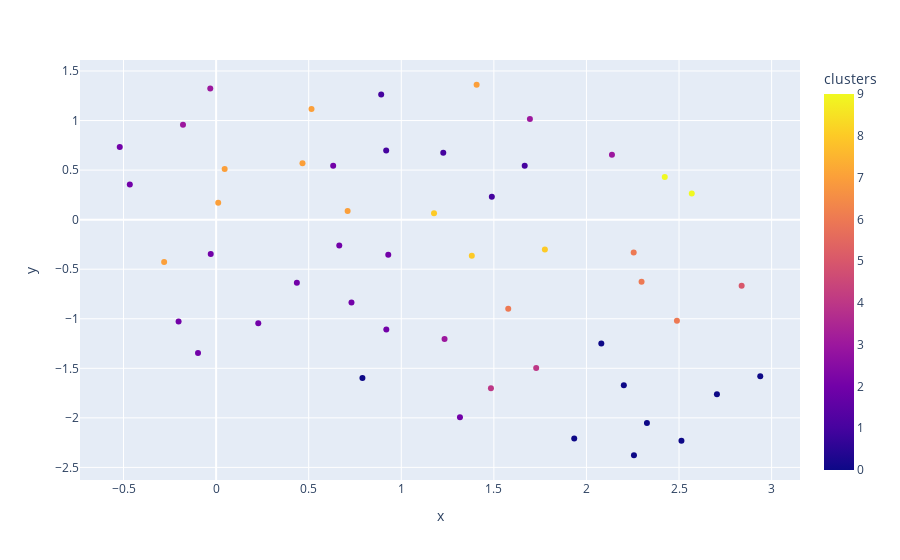

Notebook cell for this chart:
### Markdown cell above
Step 3: Visualize the clustering

### Code cell
#components
fig = plt.figure(figsize=(14, 8))
x = list(umap_embeddings[:,0])
y = list(umap_embeddings[:,1])
# x and y given as array_like objects

#graph data
import plotly.express as px
fig = px.scatter(df, x=x, y=y, hover_name=df['Text'], color=df['clusters'])
fig.update_traces(textfont_size=22)
fig.show()
# python-daemon==2.2.3

### Figure 1 — Plotly figure (JSON) as saved in the notebook; plotly's stock layout.template omitted (floating-point values rounded to 4 significant figures)
{"data": [{"hovertemplate": "<b>%{hovertext}</b><br><br>x=%{x}<br>y=%{y}<br>clusters=%{marker.color}<extra></extra>", "hovertext": ["Great succinct thread on where we find ourselves in the third year of the pandemic.\n1. Covid will never be endemic. 2. Learning to live with it doesn't mean we leave at risk people behind 3. Address the air problem indoors 4.Vaccines alone don't work. \nhttps://t.co/1cT6RpuNrA", "@LizardSF @dandrezner @TheRickWilson Dereliction of duties. No Covid vaccine roll out plan, no Transition Plans, no meeting with the Biden team.  Nothing. Complete and utter dereliction of duty.", "What Would a Novavax Covid-19 Vaccine Mean in the US? | News World Express https://t.co/qFsvnKzu21", "@middlingobiwan I used to believe that as well. I spent my entire adult life vaccinating people. I wouldn't give my dog the covid vaccine. It should have been recalled after a few deaths. It would have been off the market if we were living during a normal time.", "But how would pregnant people access this? 🤔\n\nPregnant people can receive a DTAP vaccine during every pregnancy, at the preferred interval based on fetus age, regardless of their last date of vaccine.\nWhen will we allow pregnant women to make this choice with the covid vaccine? https://t.co/Pap952BbqQ", "Cue the anti-vaxxers blaming the covid vaccine for a joint issue I’ve had for many many years.", "@NSFWPoliticsNow @noovohreesh @blackbear93 @StrikeDebt @bergeronprocess COVID still here right? What about the testing they stopped doing? What about the vaccine not being free anymore? What about everything that isn't just UE? Also UE being under 4% means nothing when people need 2-3 jobs and still aren't making it. And UE measures are shit anyway.", "@Sarah77414568 I'm not COVID vaccinated; but I'm definitely gonna get a smallpox vaccine (87% effective) when &amp; if they become available in NZ , to protect against the dreaded MonkeyPox when it gets here.", "@sir19631 @SimonJamesOShea @AnnieIrish68 @BluewoodHomes The vaccines? Yes they most certainly can be and they are shown to only have a 1% efficacy rate after several weeks. Not worth the risk. You're better off getting a mild case of Covid and getting over it to have 10% more immunity", "Another interesting slide, this one from @VoiceOfFranky, a poll: if they believe Russia has committed war crimes in Ukraine. Responses depended on how many Covid vaccines the respondents have received.\n\n- 88% of those with 3 vaccines say yes.\n- 32% of vaccines refusers say yes. https://t.co/74Y77eKoIV", "@LauraMiers Just so you are aware Laura, the tweet of yours above this one has incorrectly been flagged as misleading\n\nYou are not anti vaccine, &amp; you were simply pointing out that the risk of long COVID is not eliminated by vaccination, it is only reduced \n\nhttps://t.co/hJxsQjx2BP", "The FDA is an Epic Fail! FDA Panel Recommends Novavax COVID Vaccine Despite Heart Inflammation Concerns https://t.co/EI1BL61Ul1", "Researchers in France –Turkey begun to establish an alarming link between an incurable, degenerative brain disease called Creutzfeldt-Jakob disease (CJD) and the experimental Covid-19 vaccine. CJD is a “rare” disease that is caused by abnormal infectious proteins in the brain\nGP", "@NYCHealthCommr Nobody wants this garbage anymore. They keep making them to flush them down the toilet. Millions of COVID vaccines doses have been wasted in the United States according to data from the Centers for Disease Control  \n\nhttps://t.co/RZ1YrxLcHK", "And they have the nerve. Biden to go on twitter. At the time he took office know the economy did not stall and covid was not out of control they made the vaccine so you could use it and you lied about that your economic plan is terrible robust recovery are you kidding everybody's", "This Major City Just Announced \"High Alert\" Level of COVID\n\n#news #coronavirustips #covidvaccine #coronavirus\nhttps://t.co/I6ysyJ9gbT", "So When Will Pandemic \"End\"? Here's What Experts Say\n\n#coronavirus #news #coronavirustips #health #covidvaccine\nhttps://t.co/6gOgAFKqOu", "What Would a Novavax Covid-19 Vaccine Mean in the US? https://t.co/wrg3Q0JMv3", "@defund_fedgov22's account is temporarily unavailable because it violates the Twitter Media Policy. Learn more.", "Comirnaty and Pfizer-BioNTech COVID-19 Vaccine https://t.co/CfZ4x6ZEPl", "Moderna says updated COVID booster is superior to original vaccine shots, could begin shipping by August https://t.co/KLVOZLpjoU", "@BryanSh12894651 @jordanbpeterson @JustinTrudeau Imagine being so silly to not read to the bill and mae things up as you go. It's restricted to covid measures only. \nOh and hey... if all of those children's vaccines were so important, why does only 2 provinces have them mandated, not ALL provinces.", "@bebe1969 @GirlVet1975 My 25 year old is really sick with Covid right now. I’m not super sympathetic, she refused to wear a mask in 2020 and brought it home infecting all of us. Then mocked vaccines while we all got ours. I guess she is finding out how much it sucks to suck.", "At the same time the White House is diverting dwindling funds for covid testing, PPE and research to cover shortfalls for vaccines and treatments, Biden is still out encouraging states and localities to direct their covid-related funding to hiring more police https://t.co/VxUJYD0cLZ", "Do you think Trump can wait in line like everyone else &amp; not be the first to get the #Monkeypox vaccine like he did with the COVID vaccine? https://t.co/okJZFJliwH", "@aaronhoyland 50% of that 90% were coerced into getting the vaccine.  They've now had covid and have buyers remorse and don't like that they were mislead.   The Pfizer data isn't painting a very rosey picture and people who are paying attention are not happy.", "Are you telling me that we are going to go to covid again and that the canadian government is aiming to call \"vaccinated\" only the people with 3 vaccines?\n\n#CdnMediaFailed #onpoli #EGO #CovidIsNotOver #TrudeauForTreason", "@EdGordonJr He is planning to come back and if he loses we will see the same movie again. This is going to be more of a nightmare than the Covid. And there are no vaccines.", "@CHEO @deshaynef @JAMAInternalMed How would pregnant women access this?\n\nPregnant people can receive a DTAP vaccine during every pregnancy, at the preferred interval based on fetus age, regardless of their last date of vaccine.\nWhen will we allow pregnant women to make this choice with the covid vaccine?", "@TLH1965 @Whatelse73 @BrianJo36240174 @TimRunsHisMouth Also if we are going to blame Trump for COVID Biden doesn't get to claim the vaccine because that was all under Trump. And yes Trump is a Dbag and doesn't deserve to be president. Oh yeah remember when Biden said if you get the vaccine you will not die. RIP to my father in law.", "@BadMedicalTakes there is not butter in covid vaccines", "@Silencer086 @TomasRicardos @LockedOnOrioles The flu actually has a vaccine, similar to COVID.", "@sandflea711 @W4llaGaming @juliagoolia1982 @str8shooter123 @Natheio2007 @BluewoodHomes dude the vaccine lowers your chance of dying, sever disease, long covid, etc... WAY more than 12%. i'm not entirely sure what you're reading, i don't care about cnn, but you're obviously not understanding whatever it is", "COVID-19 Vaccines | \"1 in 5 Are Willing to Put Families At Risk Rather Than Get Vaccinated.\" - Obama https://t.co/smxVwHF84t", "Virus experts recommend Novavax Covid-19 vaccine https://t.co/ARt9DFtHZg", "@realMeetKevin These vaccines &amp; boosters kept &amp; still keeps your customers buying your educational products alive @realMeetKevin .  That flu pandemic thing from 100 years ago still recommends yearly flu shots. Like, reptile hunting sounds easy till it’s a small chameleon w/ camo (Covid/flu)… https://t.co/9gywRpgw3W", "What Would a Novavax Covid-19 Vaccine Mean in the US? https://t.co/Qin6EWzsDR", "Trials of new Covid vaccine raise hopes of once-a-year booster. https://t.co/OLGkZUJKvr", "@GovCanHealth Any word on when Canada is meeting to approve EUA covid 19 vaccine for U5?", "✓ A Fourth COVID-19 Vaccine, From Novovax, Passed a Key Stage in the Authorization Process #BreakingNews #time #RT ►►► https://t.co/8yUjqGeAc1 https://t.co/t5Z1bW3VhU", "@txsalth2o My daughters aren’t going to summer camp this summer because their camp decided to require the Covid vaccine. Instead we are leaving CA. We sold our home of 24 years and are moving to NW Arkansas. Adios California 👋🏼", "If anyone in your Twitter feed is claiming that monkeypox is caused by a COVID vaccine, you need to follow smarter people. https://t.co/23HNmHDV1Z", "Covid 19 vaccine causing heart problems such as myocarditis/pericarditis especially amoung boys. This is NOT rare, lack of public knowledge make it rare. \n\n@HSELive\n this is part of a PDF document from hse website why wasnt/isn't this shared \nbroadcast on Irish media... https://t.co/22IfAXur1E", "@BadMedicalTakes Say Covid vaccines are hot when doctors literally had to source special machines that would run cold enough to keep them viable", "What Would a Novavax Covid-19 Vaccine Mean in the US? https://t.co/wmIS9PeHbT", "@monicaonairtalk 10-20 kiloton thermal nuclear devices are dime a dozen an lots of fun, a great way to level a small city kind of like this awesome COVID-19 vaccine did for us", "Over 82 million covid vaccines wasted in the US https://t.co/rQwiBMyY17", "Covid vaccine…🤔 https://t.co/S9ANpApD33", "@aaronhoyland Now if only the vaccine stopped you from getting, transmitting or dying if covid. https://t.co/pttskCxDg0", "I have another twitter account , well apparently you can't criticize Bill Gates or the vaccines , oh by way @twitterI I didn't mention covid at all , just a bunch pussy ass liberals , can't deal with the truth", "It's depressing that this kind of debunking is necessary &amp; it's not like people into conspiracies are going to believe the mainstream media &amp; PH authorities anyway, but no, the chimpanzee adenovirus in COVID vaccines does not cause #monkeypox.🤦♀️\n\nhttps://t.co/TQJczaNhTn"], "legendgroup": "", "marker": {"color": [3, 7, 0, 2, 4, 2, 1, 2, 2, 7, 2, 0, 0, 1, 7, 9, 9, 0, 3, 0, 6, 8, 3, 1, 7, 1, 8, 7, 4, 7, 2, 7, 2, 2, 0, 6, 0, 6, 8, 0, 3, 2, 2, 2, 0, 5, 1, 6, 2, 3, 2], "coloraxis": "coloraxis", "symbol": "circle"}, "mode": "markers", "name": "", "orientation": "v", "showlegend": false, "textfont": {"size": 22}, "type": "scatter", "x": [2.138, 1.407, 1.934, 0.731, 1.729, 0.6651, 1.227, 1.317, 0.2277, 0.4664, -0.02914, 2.939, 0.7901, 1.667, 0.5152, 2.569, 2.423, 2.513, -0.03155, 2.08, 2.489, 1.381, 1.695, 0.8915, 0.04612, 0.9185, 1.177, 0.7103, 1.484, 0.01124, -0.2027, -0.2807, 0.6322, 0.9296, 2.705, 2.255, 2.257, 2.298, 1.776, 2.202, 1.234, -0.5205, 0.9193, -0.09777, 2.327, 2.838, 1.489, 1.578, 0.4361, -0.1789, -0.4661], "xaxis": "x", "y": [0.6536, 1.361, -2.207, -0.8372, -1.496, -0.261, 0.6746, -1.993, -1.045, 0.5681, -0.3462, -1.581, -1.598, 0.5442, 1.115, 0.2646, 0.4314, -2.231, 1.323, -1.249, -1.021, -0.3649, 1.015, 1.262, 0.5113, 0.6969, 0.06466, 0.08629, -1.702, 0.1694, -1.027, -0.4282, 0.544, -0.3536, -1.762, -0.3314, -2.377, -0.6256, -0.302, -1.672, -1.205, 0.7335, -1.109, -1.347, -2.053, -0.668, 0.2315, -0.8994, -0.6361, 0.9564, 0.354], "yaxis": "y"}], "layout": {"coloraxis": {"colorbar": {"title": {"text": "clusters"}}, "colorscale": [[0, "#0d0887"], [0.1111, "#46039f"], [0.2222, "#7201a8"], [0.3333, "#9c179e"], [0.4444, "#bd3786"], [0.5556, "#d8576b"], [0.6667, "#ed7953"], [0.7778, "#fb9f3a"], [0.8889, "#fdca26"], [1, "#f0f921"]]}, "legend": {"tracegroupgap": 0}, "margin": {"t": 60}, "xaxis": {"anchor": "y", "domain": [0, 1], "title": {"text": "x"}}, "yaxis": {"anchor": "x", "domain": [0, 1], "title": {"text": "y"}}}}
